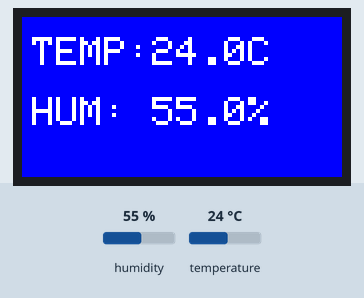
This sketch was run on a simulated Arduino Uno, built with avr-gcc and run on an emulated ATmega328P. Parts: 160×80 colour display. Inputs (shaded band) come from the test bench; at power-on: humidity 55 %, temperature 24 °C. What the sketch prints to the serial monitor is not drawn.

Above: at 7.4 s.
7.5 s: humidity set to 22 %
At 12.1 s:
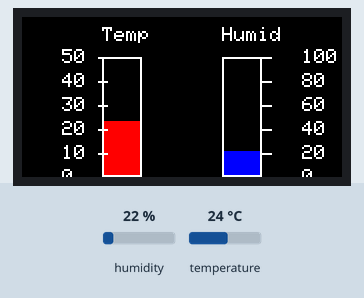
17.8 s: temperature set to 12 °C
At 26.7 s:
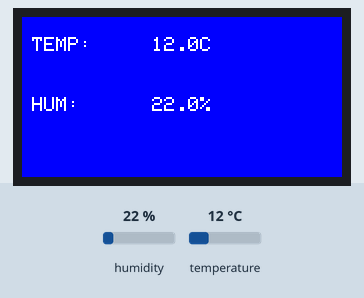
27.9 s: humidity set to 40 %
At 32.2 s:
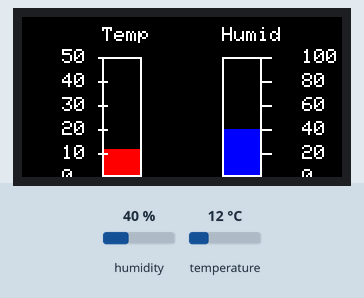
38.0 s: temperature set to 19 °C
At 42.2 s:
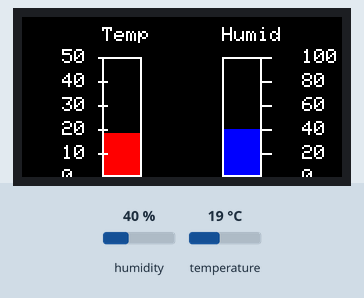
Timing chart, 0 to 43.7 s (numbered marks = the images above; inputs shaded):
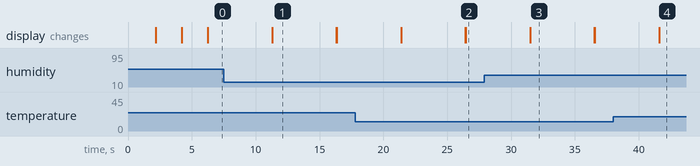

The sketch:

readings_and_bargraph.ino
```cpp
#include <DHT.h>
#include <Adafruit_GFX.h>
#include <Adafruit_ST7735.h>
#include <SPI.h>

#define PIN_DHT 2
DHT dht(PIN_DHT, DHT11); // Creating an object for DHT11 sensor

#define TFT_CS     6
#define TFT_RST    5
#define TFT_DC     7

Adafruit_ST7735 tft = Adafruit_ST7735(TFT_CS, TFT_DC, TFT_RST);

void setup() {
  Serial.begin(9600);
  tft.initR(INITR_MINI160x80);  // Initialize the display
  tft.fillScreen(ST7735_BLACK);

  dht.begin();
  welcome_msg();


}

void loop() {
  tft.fillRect(0, 0, 160, 80, ST7735_BLUE);  // Draw a filled rectangle as a background

  display_data();
  delay(5000);
  tft.fillScreen(ST7735_BLACK);
  drawBarGraph();

  delay(5000);
  tft.fillScreen(ST7735_BLACK);
}

void welcome_msg() {
  tft.setRotation(1);
  tft.setTextSize(3);
  printWrappedText("WELCOME", ST7735_WHITE, 3, 30, 30);
  delay(2000);
  tft.fillScreen(ST7735_BLACK);

  tft.setTextSize(2);
  printWrappedText("TEMERATURE AND HUMIDITY DISPLAY SYSTEM", ST7735_WHITE, 2, 5, 5);
  delay(2000);
  tft.fillScreen(ST7735_BLACK);

  tft.setTextSize(2);
  printWrappedText("LET'S GO!", ST7735_WHITE, 2, 30, 30);
  delay(2000);
  tft.fillScreen(ST7735_BLACK);
}

void display_data() {
  float temp = dht.readTemperature();
  float humidity = dht.readHumidity();
  String Temperature = String(temp, 1) + "C";
  String Humidity = String(humidity, 1) + "%";

  printWrappedText("TEMP:", ST7735_WHITE,3, 5, 10);
  printWrappedText(Temperature, ST7735_WHITE, 3, 65, 10);
  printWrappedText("HUM:", ST7735_WHITE,3, 5, 40);
  printWrappedText(Humidity, ST7735_WHITE, 3, 65, 40);

  Serial.print("temp = ");
  Serial.print(temp);
  Serial.print(" C   ");
  Serial.print("humidity = ");
  Serial.print(humidity);
  Serial.print("%");
  Serial.println();
}

// Function to draw a bar graph
void drawBarGraph() {
  float temp = dht.readTemperature();
  float humidity = dht.readHumidity();

  // Normalize values to fit within the graph height (60 pixels max)
  int tempBarHeight = map(temp, 0, 50, 0, 60);  // Assuming max temperature of 50°C
  int humidityBarHeight = map(humidity, 0, 100, 0, 60);  // Assuming max humidity of 100%

  // Draw temperature bar (red)
  tft.fillRect(40, 80 - tempBarHeight, 20, tempBarHeight, ST7735_RED);
  tft.drawRect(40, 20, 20, 60, ST7735_WHITE);  // Draw the border
  tft.setTextSize(1);
  tft.setTextColor(ST7735_WHITE);
  tft.setCursor(40, 5);
  tft.print("Temp");

  // Draw humidity bar (blue)
  tft.fillRect(100, 80 - humidityBarHeight, 20, humidityBarHeight, ST7735_BLUE);
  tft.drawRect(100, 20, 20, 60, ST7735_WHITE);  // Draw the border
  tft.setCursor(100, 5);
  tft.print("Humid");

  // Draw labels for calibration
  tft.setTextSize(1);
  for (int i = 0; i <= 5; i++) {
    int y = 80 - i * 12;
    tft.setCursor(20, y - 4);
    tft.print(i * 10);  // Temperature scale
    tft.setCursor(140, y - 4);
    tft.print(i * 20);  // Humidity scale
    tft.drawFastHLine(38, y, 5, ST7735_WHITE);  // Tick mark for temperature
    tft.drawFastHLine(120, y, 5, ST7735_WHITE);  // Tick mark for humidity
  }
}

int getTextWidth(String text, int textSize) {
  int textWidth = 0;
  int charWidth = 6; // Approximate width of a character in pixels for text size 1

  for (int i = 0; i < text.length(); i++) {
    textWidth += charWidth;
  }

  return textWidth * textSize;
}

//The function splits the input text into words and calculates whether each word fits on the current line. If not, it wraps to the next line.
void printWrappedText(String text, uint16_t color, int textSize, int CursorX, int CursorY) {
  int cursorX = CursorX;
  int cursorY = CursorY;
  int lineHeight = 8 * textSize;

  String word = "";
  for (int i = 0; i < text.length(); i++) {
    char c = text[i];

    if (c == ' ' || i == text.length() - 1) {
      if (i == text.length() - 1) word += c;

      int wordWidth = getTextWidth(word, textSize);

      if (cursorX + wordWidth > tft.width()) {
        cursorX = 0;
        cursorY += lineHeight;
      }

      tft.setCursor(cursorX, cursorY);
      tft.print(word);
      cursorX += wordWidth + getTextWidth(" ", textSize);

      word = "";
    } else {
      word += c;
    }
  }
}
```

Measured:
- what the display in image 1 shows lasts 5.0 s, from 11.3 s to 16.3 s
